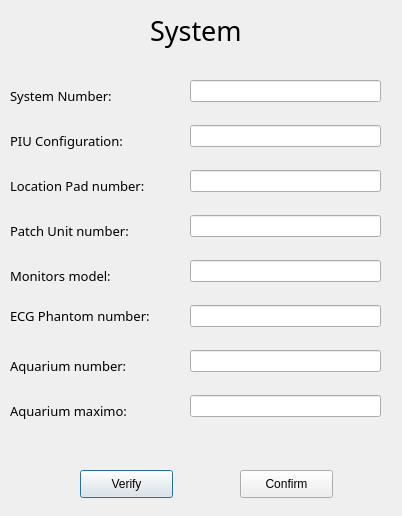
<?xml version="1.0" encoding="UTF-8"?>
<ui version="4.0">
 <class>system_dialog</class>
 <widget class="QDialog" name="system_dialog">
  <property name="geometry">
   <rect>
    <x>0</x>
    <y>0</y>
    <width>402</width>
    <height>516</height>
   </rect>
  </property>
  <property name="windowTitle">
   <string>Dialog</string>
  </property>
  <widget class="QPushButton" name="check_button">
   <property name="geometry">
    <rect>
     <x>80</x>
     <y>470</y>
     <width>93</width>
     <height>28</height>
    </rect>
   </property>
   <property name="text">
    <string>Verify</string>
   </property>
  </widget>
  <widget class="QLineEdit" name="lp_text">
   <property name="geometry">
    <rect>
     <x>190</x>
     <y>170</y>
     <width>191</width>
     <height>22</height>
    </rect>
   </property>
  </widget>
  <widget class="QLabel" name="label_7">
   <property name="geometry">
    <rect>
     <x>10</x>
     <y>350</y>
     <width>171</width>
     <height>31</height>
    </rect>
   </property>
   <property name="font">
    <font>
     <family>Product Sans Light</family>
     <pointsize>10</pointsize>
    </font>
   </property>
   <property name="text">
    <string>Aquarium number:</string>
   </property>
  </widget>
  <widget class="QLabel" name="label_4">
   <property name="geometry">
    <rect>
     <x>10</x>
     <y>215</y>
     <width>171</width>
     <height>31</height>
    </rect>
   </property>
   <property name="font">
    <font>
     <family>Product Sans Light</family>
     <pointsize>10</pointsize>
    </font>
   </property>
   <property name="text">
    <string>Patch Unit number:</string>
   </property>
  </widget>
  <widget class="QLabel" name="title">
   <property name="geometry">
    <rect>
     <x>150</x>
     <y>10</y>
     <width>121</width>
     <height>41</height>
    </rect>
   </property>
   <property name="font">
    <font>
     <family>Product Sans</family>
     <pointsize>20</pointsize>
    </font>
   </property>
   <property name="text">
    <string>System</string>
   </property>
  </widget>
  <widget class="QLabel" name="label_6">
   <property name="geometry">
    <rect>
     <x>10</x>
     <y>305</y>
     <width>181</width>
     <height>21</height>
    </rect>
   </property>
   <property name="font">
    <font>
     <family>Product Sans Light</family>
     <pointsize>10</pointsize>
    </font>
   </property>
   <property name="text">
    <string>ECG Phantom number:</string>
   </property>
  </widget>
  <widget class="QLineEdit" name="aquanum_text">
   <property name="geometry">
    <rect>
     <x>190</x>
     <y>350</y>
     <width>191</width>
     <height>22</height>
    </rect>
   </property>
  </widget>
  <widget class="QLineEdit" name="aquamax_text">
   <property name="geometry">
    <rect>
     <x>190</x>
     <y>395</y>
     <width>191</width>
     <height>22</height>
    </rect>
   </property>
  </widget>
  <widget class="QLabel" name="label_5">
   <property name="geometry">
    <rect>
     <x>10</x>
     <y>260</y>
     <width>151</width>
     <height>31</height>
    </rect>
   </property>
   <property name="font">
    <font>
     <family>Product Sans Light</family>
     <pointsize>10</pointsize>
    </font>
   </property>
   <property name="text">
    <string>Monitors model:</string>
   </property>
  </widget>
  <widget class="QLabel" name="label_8">
   <property name="geometry">
    <rect>
     <x>10</x>
     <y>395</y>
     <width>161</width>
     <height>31</height>
    </rect>
   </property>
   <property name="font">
    <font>
     <family>Product Sans Light</family>
     <pointsize>10</pointsize>
    </font>
   </property>
   <property name="text">
    <string>Aquarium maximo:</string>
   </property>
  </widget>
  <widget class="QLabel" name="label">
   <property name="geometry">
    <rect>
     <x>10</x>
     <y>80</y>
     <width>161</width>
     <height>31</height>
    </rect>
   </property>
   <property name="font">
    <font>
     <family>Product Sans Light</family>
     <pointsize>10</pointsize>
    </font>
   </property>
   <property name="text">
    <string>System Number:</string>
   </property>
  </widget>
  <widget class="QLineEdit" name="piu_text">
   <property name="geometry">
    <rect>
     <x>190</x>
     <y>125</y>
     <width>191</width>
     <height>22</height>
    </rect>
   </property>
  </widget>
  <widget class="QLabel" name="label_3">
   <property name="geometry">
    <rect>
     <x>10</x>
     <y>170</y>
     <width>171</width>
     <height>31</height>
    </rect>
   </property>
   <property name="font">
    <font>
     <family>Product Sans Light</family>
     <pointsize>10</pointsize>
    </font>
   </property>
   <property name="text">
    <string>Location Pad number:</string>
   </property>
  </widget>
  <widget class="QPushButton" name="confirm_button">
   <property name="geometry">
    <rect>
     <x>240</x>
     <y>470</y>
     <width>93</width>
     <height>28</height>
    </rect>
   </property>
   <property name="text">
    <string>Confirm</string>
   </property>
  </widget>
  <widget class="QLineEdit" name="ecg_text">
   <property name="geometry">
    <rect>
     <x>190</x>
     <y>305</y>
     <width>191</width>
     <height>22</height>
    </rect>
   </property>
  </widget>
  <widget class="QLineEdit" name="patchunit_text">
   <property name="geometry">
    <rect>
     <x>190</x>
     <y>215</y>
     <width>191</width>
     <height>22</height>
    </rect>
   </property>
  </widget>
  <widget class="QLabel" name="label_2">
   <property name="geometry">
    <rect>
     <x>10</x>
     <y>125</y>
     <width>151</width>
     <height>31</height>
    </rect>
   </property>
   <property name="font">
    <font>
     <family>Product Sans Light</family>
     <pointsize>10</pointsize>
    </font>
   </property>
   <property name="text">
    <string>PIU Configuration:</string>
   </property>
  </widget>
  <widget class="QLineEdit" name="system_text">
   <property name="geometry">
    <rect>
     <x>190</x>
     <y>80</y>
     <width>191</width>
     <height>22</height>
    </rect>
   </property>
  </widget>
  <widget class="QLineEdit" name="mm_text">
   <property name="geometry">
    <rect>
     <x>190</x>
     <y>260</y>
     <width>191</width>
     <height>22</height>
    </rect>
   </property>
  </widget>
 </widget>
 <tabstops>
  <tabstop>system_text</tabstop>
  <tabstop>piu_text</tabstop>
  <tabstop>lp_text</tabstop>
  <tabstop>patchunit_text</tabstop>
  <tabstop>mm_text</tabstop>
  <tabstop>ecg_text</tabstop>
  <tabstop>aquanum_text</tabstop>
  <tabstop>aquamax_text</tabstop>
  <tabstop>check_button</tabstop>
  <tabstop>confirm_button</tabstop>
 </tabstops>
 <resources/>
 <connections/>
</ui>
